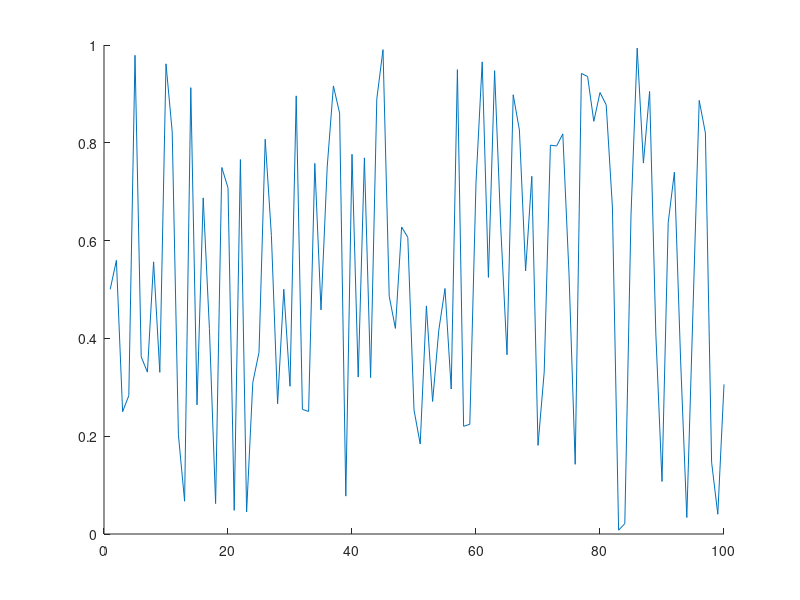

MATLAB code to generate this figure: (Note: this script raises an error after producing the figure.)
clc
close all
clear

if isfolder('pics') == 0
    mkdir('pics')
end

x = 1:100;
y = rand(100,1);
idxmin = find(y == max(y));
idxmax = find(y == min(y));
txt = ['\leftarrow y = ',int2str(max(y))];
hold on
plot(x,y)
plot(x,y,'o','MarkerIndices',[idxmin idxmax],'MarkerFaceColor','red','MarkerSize',5)
t = text(idxmax,y(idxmax),txt);
t.Color = [153/255 153/255 255/255];
hold off
legend('random plot [0:1]');
print -dpng ./pics/test.png
close
%% testing plot function
clc

x = [0:0.01:2*pi];
y = sin(x);
yCmp = cos(x);
string = 'My test plot';
p_title = 'test_print';
t="";

% test = myplot(x,y,string,p_title);
test2 = superplot(x,y,'plotName',"My super plot",'figureName',"super_plot");
test3 = superplot(x,y,'cmpYLegend',"cos(x)",'figureName',"cosxVsSinx",'cmpY',yCmp,'yLegend',"sin(x)",'yName',"Amplitude",'xName',"Samples NOT normalized to 2\pi", ...
    'plotName',"Plotting cos(x) against sin(x)");
close(test2);
close(test3);
test4 = superplot(x,y);

testV = ones(1,1);
testV(2) = 5;

%% testing MER loop
% clear
clc
close all
% clear

idx = 1;
for i = 0:200
    if ( rem((i-1)/4,1)==0 )
        validLen(idx) = i;
        idx = idx+1;
    end
end

% Constants are double-precision by default
vec = [9 129];

% for i
    
% for i = vec(1):0.01:vec(1)
%     fprintf("i is %d coefficients\n",i);
% end
    
% for i = 0:2:10
%     fprintf("i SHOULD be EVEN and is %d\n",i);
% end

%coefficients have to be even and divisible by span w/no remainder LOOK
%INTO THIS
%beta MUST be greater than 0
% [MER_out, betaTX_out, betaRCV_out, coeff_out] = MER_opt('Nsps',4,'numCoeffs',vec,'betaTX',[0 0.001 0.2],'betaRCV',[0.12 0.01 0.12],'MER',50);
% [MER_out, betaTX_out, betaRCV_out, coeff_out] = MER_opt('Nsps',4,'numCoeffs',[25 77],'betaTX',[.01 0.01 .16],'betaRCV',[0.12 0.01 0.34],'MER',40);

% last = find(~MER_out,1);
% fileID = fopen('GSM_parameters.txt','w');
% cBeta = char(hex2dec('03b2'));
% fprintf(fileID,'%10s %10s %10s %10s\r\n','MER', 'betaTX', 'betaRCV', 'length');
% % A = [MER_out(1:last-1); betaTX_out(1:last-1); betaRCV_out(1:last-1); coeff_out(1:last-1)];
% A = [MER_out; betaTX_out; betaRCV_out; coeff_out];
% fprintf(fileID,'%10.6f %10.6f %10.6f %8.0f\r\n',A);
% fclose(fileID);

c_idx = find(coeff_out==121);
max_121 = max(MER_out(c_idx(1):c_idx(end)));
desired_121 = find(MER_out>=54.0679);

DONE = ones(10,1);
finish = sum(DONE(1:5));

%% MER calc
% clc
% clear all
% close all
% den = [-0.001473028462308   0.005666223150735  -0.019416661964618  -0.041188246018261   0.083990599017613  -0.169565530125065   0.900837427479342 ...
%     0.311842632473442  -0.140969388867244   0.099871376920441  -0.088049305611010   0.023834632003521  -0.009447343197004   0.002953619390284]
% 
% pk = 0.99924965776672958;
% 
% 10*log10(pk^2/sum(den.^2));

%% Testing stuff
close all
clc
clear

x=(-10:0.1:10);
xs=x(x>-4 & x<4);
slope = @(var) var+1;
figure;
hold on;
% area(xs,normpdf(xs,0,3));
% plot(x,normpdf(x,0,3));
plot(x,slope(x));
area(xs,slope(xs));
ar = integral(slope,-4,4);
hold off

samples = 100;
% length of filter
N = 21;
% Order of filter
M = N-1;
% Number of symbols per sample OR Nsps
Nsps = 4;
% length of the pulse
span = M/Nsps;
% beta or excess bandwidth
beta = 0.25;
% Frequency vector (radians/sample)
w = [0:1:samples]/samples*pi;
% stopband frequency (cycles/sample)
fs = 0.2;

% compute IR
h_rcv = rcosdesign(beta,span,Nsps);
% FR
H_rcv = freqz(h_rcv,1,w);
abs_H = real(20*log10(abs(H_rcv)));
fun = @(x) abs_H(x)-20*log10(min(abs(H_rcv))) ;
funw = @(x) w(x);
samp = find(w/2/pi >= fs);

figure(2);
hold on
plot( w/2/pi,20*log10(abs(H_rcv))-20*log10(min(abs(H_rcv))));
% plot( w/2/pi,20*log10(abs(H_rcv)));
% figure(2)
area( funw(samp)/2/pi, abs_H(samp(1):samp(end))-20*log10(min(abs(H_rcv))) );
hold off
% % stopband frequency (cycles/sample)
% fs = 0.2;
Xs = 0:pi/5:pi;
Ys = sin(Xs');
wuut = Xs';
% Q = cumtrapz(Xs,Ys)
% zeropad = zeros( 
% plot(funw(samp)/2/pi,fun)
% QQ = cumtrapz([0.2:0.5]*2*pi,abs_H-20*log10(min(abs(H_rcv))));
% QQ = cumtrapz([0.2:0.5]*2*pi,abs_H);

% convert to linear units; sum them; convert back to dB
sum( 10.^(0.1.*(20.*log10(abs(H_rcv(41:101)))) ))

%% Measuring OOB requirements
clear 
close all
clc
% window designer from 0 to pi
% load('KaisWin.mat');

% beta = 0.146600;  %trial 1
% N = 65;
% beta = 0.116400;    %trial 2
% N = 73;
beta = 0.144400;   %trial 3
N = 121;

Nsps = 4;
span = (N-1)/4;
% digital angular frequency, w (rads/sample)
w = [0:0.001:1000]/1000*pi;

GSM = rcosdesign(beta,span,Nsps);
As = 60;
b = 0.1102*(As-8.7);

% for bk = 2.06:0.001:2.3
for bk = 2.1:0.001:2.1
    wn = kaiser(length(GSM), bk);
    h_TX = GSM.*wn.';
    h_GSM = GSM;

    % SRRC is a square root nyquist filter; firpm also
    % creates a sqrt nyquist filter
    M=N-1;
    beta = 0.12; Nsps=4; span=M/Nsps;
    fc=1/2/Nsps; fp=(1-beta)*fc; fs=(1+beta)*fc;
    fb = [0 fp fc fc fs .5]*2;
    a = [1 1 1/sqrt(2) 1/sqrt(2) 0 0];
    % wght vector needs to 2.4535 for passband
    wght = [2.4535 1 1];
    h_pps = firpm(M,fb,a,wght);

    % window
    h_pps = h_pps.*wn.';
%     h_pps = h_pps;

    % estimate order of SR Nyquist filter
%     ford=fb(2:end-1);
%     aord=[1 1/sqrt(2) 0];
%     sb=10^(-58/20);
%     dev=[sb 0.02 sb];
%     M_est=firpmord(ford,aord,dev);

    H_srrc = freqz(h_TX,1,w);
    H_pps = freqz(h_pps,1,w);

    % mag_H = 20*log10(abs(H));
    mag_H = 20*log10(abs(H_pps));
    baseband_ind = find( w/2/pi <= 0.14);
    OB1_ind = find(w/2/pi > 0.14 & w/2/pi <= 0.1752);
    OB2_ind = find(w/2/pi > 0.1752 & w/2/pi <= 0.42);
    OB3_ind = find(w/2/pi > 0.42);

    conv2mW = @(x) 10.^(x/20);
    conv2dBm =  @(x) 20.*log10(x);

    % For power, do i need to account for limits of SA
    spec_mW = sum(conv2mW(mag_H));
    bb_mW = sum(conv2mW(mag_H(baseband_ind(1):baseband_ind(end))));
    OB1_mW = sum(conv2mW(mag_H(OB1_ind(1):OB1_ind(end))));
    OB2_mW = sum(conv2mW(mag_H(OB2_ind(1):OB2_ind(end))));
    OB3_mW = sum(conv2mW(mag_H(OB3_ind(1):OB3_ind(end))));

    spec_dBm = conv2dBm(spec_mW);
    bb_dBm = conv2dBm(bb_mW);
    OB1_dBm = conv2dBm(OB1_mW);
    OB2_dBm = conv2dBm(OB2_mW);
    OB3_dBm = conv2dBm(OB3_mW);

    OB1_58 = bb_dBm-OB1_dBm;
    OB2_60 = bb_dBm-OB2_dBm;
    OB3_63 = bb_dBm-OB3_dBm;
    
    % can cascade firpm sqrt w/srrc, center coeff
    % isn't one BUT even symmetric
    cascade = conv(h_pps,GSM);
    cascade_SRRC = conv(GSM,GSM);
    
    num = cascade(N);
    den = zeros(floor(length(cascade)/Nsps),1);
    idx = 1;
    cnt = 0;
    for i = 1:length(cascade)
        if cnt == 0 && i ~= N
            den(idx) = cascade(i);
            cnt = cnt + 1;
            idx = idx + 1;
        elseif cnt >= Nsps-1
            cnt = 0;
        else
            cnt = cnt + 1;
        end
    end
    MER_theo = 10*log10( num^2/sum(den.^2) );
%     fprintf("Power transmitted in OB1 is %2.6f dB\n", OB1_58);
%     fprintf("Power transmitted in OB2 is %2.6f dB\n", OB2_60);
%     fprintf("Power transmitted in OB3 is %2.6f dB\n", OB3_63);
%     fprintf("MER is %2.6f | beta for kaiser: %2.6f\n",MER_theo,bk);
%     fprintf("OB1: %2.6f | OB2: %2.6f | OB3: %2.6f | MER: %2.6f | Bk: %2.4f\n",OB1_58,OB2_60,OB3_63,MER_theo,bk);
%     fprintf("Bk: %2.4f\n",bk);
    if OB1_58 > 58 && OB2_60 > 60 && OB3_63 > 63 && MER_theo >= 40
        fprintf("*************MET SPEC*************************\n");
        fprintf("Power transmitted in OB1 is %2.6f dB and greater by %2.6f dB from 58 dB requirement\n", OB1_58, OB1_58-58);
        fprintf("Power transmitted in OB2 is %2.6f dB and greater by %2.6f dB from 60 dB requirement\n", OB2_60, OB2_60-60);
        fprintf("Power transmitted in OB3 is %2.6f dB and greater by %2.6f dB from 63 dB requirement\n", OB3_63, OB3_63-63);
        fprintf("MER is %2.6f | beta for kaiser: %2.6f\n",MER_theo,bk);
    end
end

TX_MR = superplot(w/2/pi,20*log10(abs(H_pps)),'plotName',"Magnitude Response of PPS",'figureName',"PracticalPSResp",'yName',"Magnitude (dB)",...
    'xName',"Frequency (cycles/sample)",'yLegend',"SQRT FIRPM",'cmpY',20*log10(abs(H_srrc)),'cmpYLegend',"SRRC",...
    'plotAxis',[0 0.5 -100 20]);

hold on
% OOB requirement 1
plot([0.14 0.14],[-200 -58],'--k');
plot([0.14 0.1752],[-58 -58],'--k');
plot([0.1752 0.1752],[-200 -58],'--k');
% OOB requirement 2
plot([0.1752 0.1752],[-200 -60],':R');
plot([0.1752 0.42],[-60 -60],':R');
plot([0.42 0.42],[-200 -60],':R');
% OOB requirement 3
plot([0.42 0.42],[-200 -63],'g');
plot([0.42 0.5],[-63 -63],'g');
plot([0.5 0.5],[-200 -63],'g');
legend('Sqrt firpm','SRRC','OB1','OB1','OB1','OB2','OB2','OB2','OB3','OB3','OB3');
hold off


%% Test cascade
clear 
% close all
clc

coeff = 65;
Nsps = 4;
beta = 0.146600;

span = (coeff-1)/Nsps;
rcv = rcosdesign(beta, span, Nsps);

% SR Nyquist filter
bb = 2.0; spans = 25;
M = coeff-1;
fc = 1/(2*Nsps);fp=(1-.12)*fc; fs=(1+.12)*fc;
fb = [0 fp fc fc fs .5]*2;
a = [1 1 1/sqrt(2) 1/sqrt(2) 0 0];
wght = [2.4535 1 1];
h_pps=firpm(M,fb,a,wght);
w = [0:0.001:1000]/1000*pi;
wnNorm=kaiser(coeff,2.0);
wnGr=kaiser(coeff,3);
wnLT=kaiser(coeff,1);

H_pps = freqz(h_pps,1,w);
H_ppsGrBk=freqz( conv(h_pps,wnGr),1,w );
H_ppsNormBk=freqz( conv(h_pps,wnNorm),1,w );
H_ppsLTBk=freqz( conv(h_pps,wnLT),1,w );

figName="PPS_with_65coeffs";
pps_plot = superplot(w/2/pi,20*log10(abs(H_pps)),'cmpY',20*log10(H_ppsNormBk),'figureName',figName,...
    'plotAxis',[0 0.5 -100 40]);
hold on
plot(w/2/pi,20*log10(abs(H_ppsGrBk)),"-.g");
plot(w/2/pi,20*log10(abs(H_ppsLTBk)),"--m");
legend('beta=0','beta=2.0','beta=3','beta=1');
hold off
location = strcat('./pics/',figName,'.png');
print(pps_plot, '-dpng', location);

% Too much theory to figure out MER for LPF

%% Test PPS_opt
% clc
% clear 
% close all
% 
% % Constants are double-precision by default
% vec = [65 129];
% 
% [MER_out, betaTX_out, betaRCV_out, coeff_out, betaKais_out] = PPS_opt('Nsps',4,...
%     'numCoeffs',vec,'betaTX',[0 0.001 0.2],'betaRCV',[0.12 0.01 0.12],'MER',40,'betaKais',[0 0.01 10]);

%% File IO
clear all
close all
clc

fileID = fopen('GSM_parameters_SRRC.txt');
formatSpec = '%s';
N = 4;
C_text = textscan(fileID,formatSpec,N);
C_data0 = textscan(fileID,'%f %f %f %f');
fclose(fileID);
